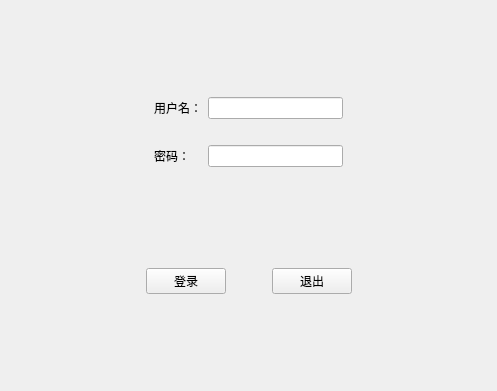
<?xml version="1.0" encoding="UTF-8"?>
<ui version="4.0">
 <class>Widget</class>
 <widget class="QWidget" name="Widget">
  <property name="geometry">
   <rect>
    <x>0</x>
    <y>0</y>
    <width>497</width>
    <height>391</height>
   </rect>
  </property>
  <property name="windowTitle">
   <string>Widget</string>
  </property>
  <layout class="QVBoxLayout" name="verticalLayout">
   <item>
    <widget class="QWidget" name="widget" native="true">
     <property name="sizePolicy">
      <sizepolicy hsizetype="Preferred" vsizetype="Fixed">
       <horstretch>0</horstretch>
       <verstretch>0</verstretch>
      </sizepolicy>
     </property>
     <layout class="QGridLayout" name="gridLayout">
      <item row="1" column="2">
       <spacer name="verticalSpacer">
        <property name="orientation">
         <enum>Qt::Vertical</enum>
        </property>
        <property name="sizeHint" stdset="0">
         <size>
          <width>20</width>
          <height>20</height>
         </size>
        </property>
       </spacer>
      </item>
      <item row="2" column="1">
       <widget class="QLabel" name="label_2">
        <property name="text">
         <string>密码：</string>
        </property>
       </widget>
      </item>
      <item row="0" column="0">
       <spacer name="horizontalSpacer">
        <property name="orientation">
         <enum>Qt::Horizontal</enum>
        </property>
        <property name="sizeHint" stdset="0">
         <size>
          <width>40</width>
          <height>20</height>
         </size>
        </property>
       </spacer>
      </item>
      <item row="2" column="2">
       <widget class="QLineEdit" name="lineEdit_2">
        <property name="echoMode">
         <enum>QLineEdit::Password</enum>
        </property>
       </widget>
      </item>
      <item row="0" column="2">
       <widget class="QLineEdit" name="lineEdit"/>
      </item>
      <item row="0" column="1">
       <widget class="QLabel" name="label">
        <property name="text">
         <string>用户名：</string>
        </property>
       </widget>
      </item>
      <item row="0" column="3">
       <spacer name="horizontalSpacer_2">
        <property name="orientation">
         <enum>Qt::Horizontal</enum>
        </property>
        <property name="sizeHint" stdset="0">
         <size>
          <width>40</width>
          <height>20</height>
         </size>
        </property>
       </spacer>
      </item>
     </layout>
    </widget>
   </item>
   <item>
    <widget class="QWidget" name="widget_2" native="true">
     <property name="sizePolicy">
      <sizepolicy hsizetype="Preferred" vsizetype="Fixed">
       <horstretch>0</horstretch>
       <verstretch>0</verstretch>
      </sizepolicy>
     </property>
     <layout class="QHBoxLayout" name="horizontalLayout">
      <item>
       <spacer name="horizontalSpacer_3">
        <property name="orientation">
         <enum>Qt::Horizontal</enum>
        </property>
        <property name="sizeHint" stdset="0">
         <size>
          <width>40</width>
          <height>20</height>
         </size>
        </property>
       </spacer>
      </item>
      <item>
       <widget class="QPushButton" name="pushButton">
        <property name="text">
         <string>登录</string>
        </property>
       </widget>
      </item>
      <item>
       <spacer name="horizontalSpacer_5">
        <property name="orientation">
         <enum>Qt::Horizontal</enum>
        </property>
        <property name="sizeType">
         <enum>QSizePolicy::Fixed</enum>
        </property>
        <property name="sizeHint" stdset="0">
         <size>
          <width>40</width>
          <height>20</height>
         </size>
        </property>
       </spacer>
      </item>
      <item>
       <widget class="QPushButton" name="pushButton_2">
        <property name="text">
         <string>退出</string>
        </property>
       </widget>
      </item>
      <item>
       <spacer name="horizontalSpacer_4">
        <property name="orientation">
         <enum>Qt::Horizontal</enum>
        </property>
        <property name="sizeHint" stdset="0">
         <size>
          <width>40</width>
          <height>20</height>
         </size>
        </property>
       </spacer>
      </item>
     </layout>
    </widget>
   </item>
  </layout>
 </widget>
 <resources/>
 <connections/>
</ui>
